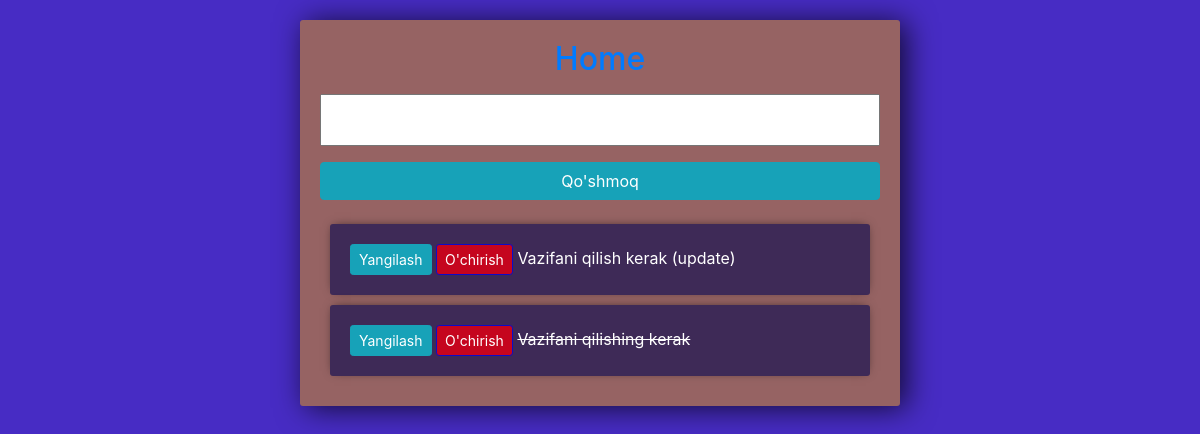
Screenshot of /todo/ (signed in) with the database file from the repository.
### todo/models.py (models this page shows)
class Vazifa(models.Model):
    user = models.ForeignKey(User,related_name='todos',on_delete=models.CASCADE,blank=True,null=True)
    mavzu=models.CharField(max_length=200)
    tugadi=models.BooleanField(default=False)
    yaratish=models.DateTimeField(auto_now_add=True)
    def __str__(self):
        return self.mavzu

### todo/views.py (the view)
# urls.py: path('todo/',views.index, name="todo"),
@login_required
def index(request):
    user = request.user
    tasks=Vazifa.objects.all().order_by('-pk').filter(user=request.user)
    form=TaskForm()
    if request.method=='POST':
        form=TaskForm(request.POST)
        if form.is_valid():
            form.instance.user = request.user
            form.save()
        return redirect('todo')
    context={'tasks':tasks,'form':form}
    return render(request,'todoapp/list.html',context)

### todo/forms.py
class TaskForm(forms.ModelForm):
    class Meta:
        model=Vazifa
        fields=['mavzu','tugadi',]

### blog/templates/todoapp/list.html (shortened to what this page needs)
<link rel="stylesheet" href="https://stackpath.bootstrapcdn.com/bootstrap/4.3.1/css/bootstrap.min.css">
<div class="center-column">
	<h2><center> <a href="{% url 'blog-home' %}">Home</a> </center></h2>
	<form method="POST" action=".">
		{{form.mavzu}}
		<input class="btn btn-info" type="submit" value="Qo'shmoq" name="Create Task">
	</form>
	<div class="todo-list">
	{% for task in tasks %}
		<div class="item-row">
			{% if task.user == user %}
				<a class="btn btn-sm btn-info" href="{% url 'update_todo' task.id %}">Yangilash</a>
				<a class="btn btn-sm btn-danger" href="{% url 'delete_todo' task.id %}">O'chirish</a>
		  {% endif %}
			{% if task.tugadi == True %}
			<strike>{{task}}</strike>
			{% else %}
			<span>{{task}}</span>
			{% endif %}
		</div>
	{% endfor %}
	</div>
</div>

### blog/templates/todoapp/list.html (style rules this page uses)
input { width: 100%; padding: 12px 20px; margin: 8px 0; box-sizing: border-box; }
input::placeholder { color: #d68a8a; }
.center-column { width:600px; margin: 20px auto; padding:20px; background-color: rgb(150, 99, 99); border-radius: 3px; box-shadow: 6px 2px 30px 0px rgba(0,0,0,0.75); }
.item-row { background-color: #3e2a57; margin: 10px; padding: 20px; border-radius: 3px; color: #fff; font-size: 16px; box-shadow: 0px -1px 10px -4px rgba(0,0,0,0.75); }
.btn-danger { background-color: #c5051e; border-color: #0d0ac9; }

### rows the page displays
Vazifa: shows "Yangilash", mavzu "Vazifani qilish kerak (update)"
Vazifa: shows "Yangilash", mavzu "Vazifani qilishing kerak"
